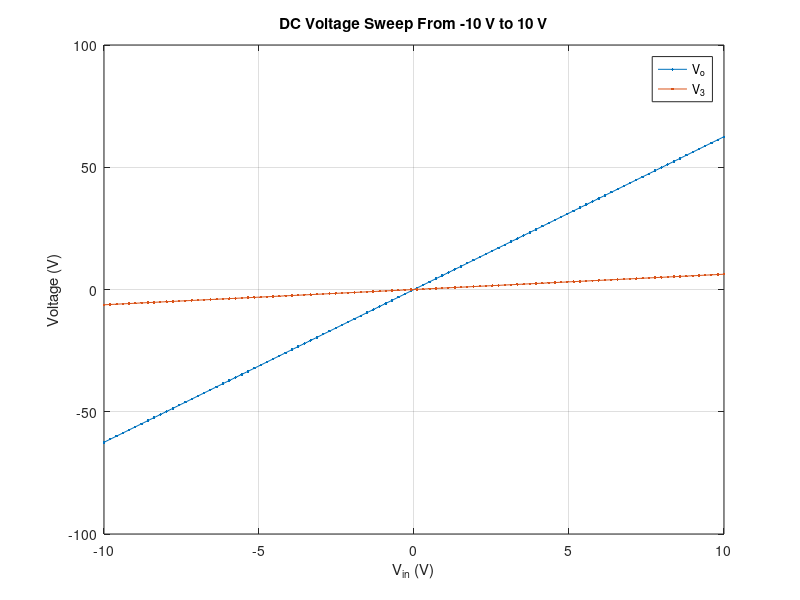
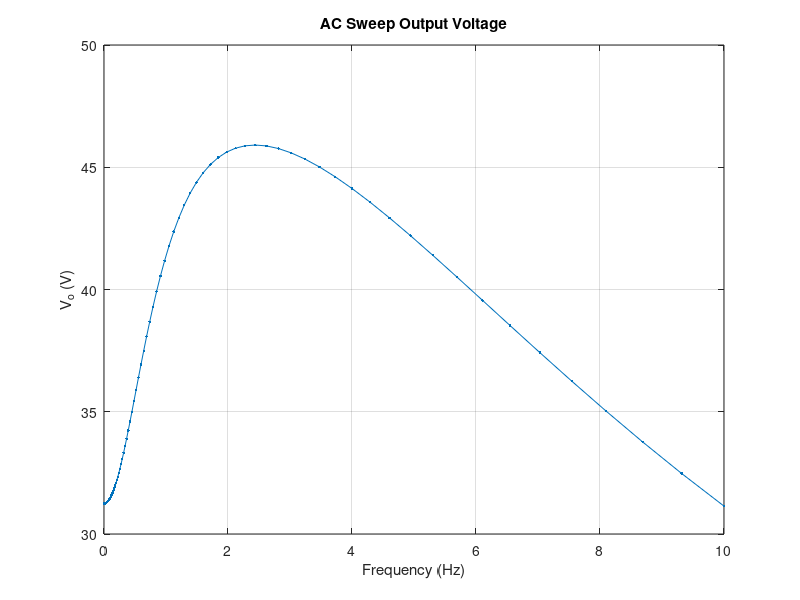
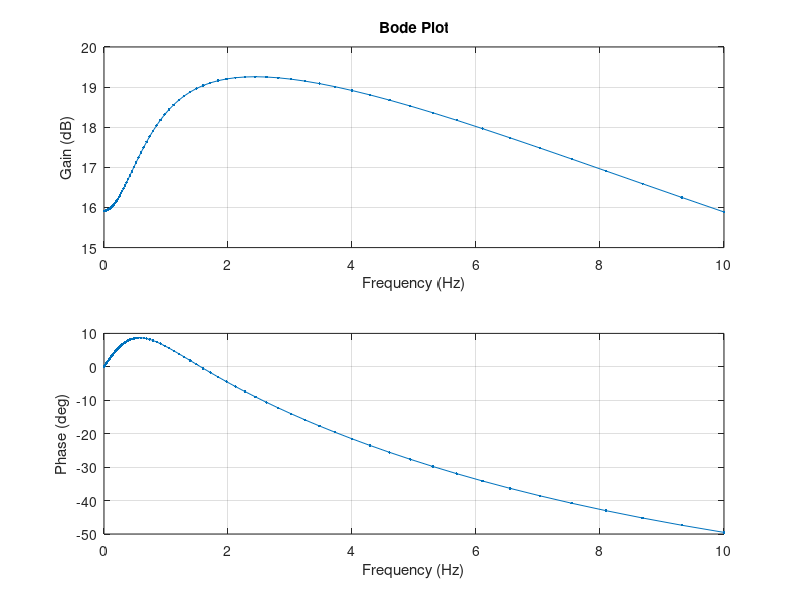
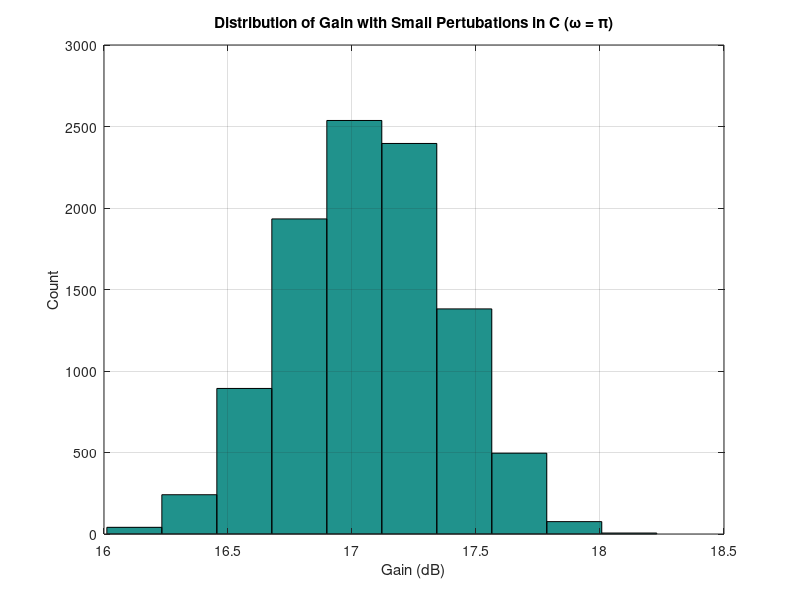

The MATLAB source for these figures, in order:
function [] = pa()
clc
clear
close all
warning off

comp.R1 = 1;
comp.R2 = 2;
comp.R3 = 10;
comp.R4 = 0.1;
comp.R5 = 1000;
comp.a = 100;
comp.C = 0.25;
comp.L = 0.2;

circ = initializeCircuit(comp);
DCsweep(circ);
ACSweepStable(circ);
ACSweepUnStable(comp)
end

function [o] = initializeCircuit(c)
N = 10;
o.G = zeros(N,N);
o.C = zeros(N,N);
o.F = zeros(N,1);

o.G(1,1) = 1;
o.G(2,[1,2,6]) = [-1,1,-c.R1];
o.G(3,10) = -1;
o.G(4,[6,7,8,10]) = [-1,1,1,-1];
o.G(5,[2,3]) = [-1,1];
o.G(6,[3,8]) = [1,c.R3];
o.G(7,[4,8]) = [1,c.a];
o.G(8,[4,5,9]) = [-1,1,-c.R4];
o.G(9,[5,9]) = [1,c.R5];
o.G(10,[2,7]) = [1,c.R2];

o.C(3,[1,2]) = [-c.C,c.C];
o.C(5,8) = -c.L;

o.F(1) = 1;
end

function DCsweep(circ)
N = 100;
V = linspace(-10,10,100);
Vo = zeros(1,N);
V3 = zeros(1,N);
for n = 1:N
    tmp = solve(circ,V(n));   
    Vo(n) = tmp(5);
    V3(n) = tmp(3);
end

figure;
plot(V,Vo,'.-');
hold on
plot(V,V3,'.-');
xlabel('V_{in} (V)');
ylabel('Voltage (V)');
legend({'V_o','V_3','V_oT','V_3T'});
title(sprintf('DC Voltage Sweep From %i V to %i V',min(V),max(V)));
grid on
end

function ACSweepStable(circ)
N = 100;
f = logspace(-2,1,N-1);
f = [0,f];
Vin = 5;
w = 2*pi*f;
Vo = zeros(1,N);

for n = 1:N
    tmp = solve(circ,Vin,w(n));
    Vo(n) = tmp(5);
end

figure
plot(f,abs(Vo),'.-');
xlabel('Frequency (Hz)');
ylabel('V_o (V)');
title('AC Sweep Output Voltage');
grid on

bode(f,Vo,Vin);
end

function [] = bode(f,Vo,Vin)
figure
subplot(2,1,1)
plot(f,20*log10(abs(Vo/Vin)),'.-');
xlabel('Frequency (Hz)');
ylabel('Gain (dB)');
title('Bode Plot');
grid on

subplot(2,1,2)
plot(f,rad2deg(angle(Vo/Vin)),'.-');
xlabel('Frequency (Hz)');
ylabel('Phase (deg)');
grid on
end

function ACSweepUnStable(comp)
Vin = 1;
trials = 10000;
G = zeros(1,trials);

for n = 1:trials
    comp.C = nrmrnd(0.25,0.05);
    circ = initializeCircuit(comp);
    tmp = solve(circ,Vin,pi);
    G(n) = 20*log10(abs(tmp(5)/Vin)); 
end

figure
hist(G);
xlabel('Gain (dB)');
ylabel('Count');
title('Distribution of Gain with Small Pertubations in C (\omega = \pi)');
grid on
end

function nrmmatrix = nrmrnd(mu, sigma)
nrmmatrix = mu+sigma*randn(1,1);
end


function [V] = solve(circ,Vin,w)
if nargin == 3
    V = mldivide(circ.G + w*1j*circ.C,circ.F*Vin);
elseif nargin == 2
    V = mldivide(circ.G,circ.F*Vin);
else
    V = mldivide(circ.G,circ.F);
end
end